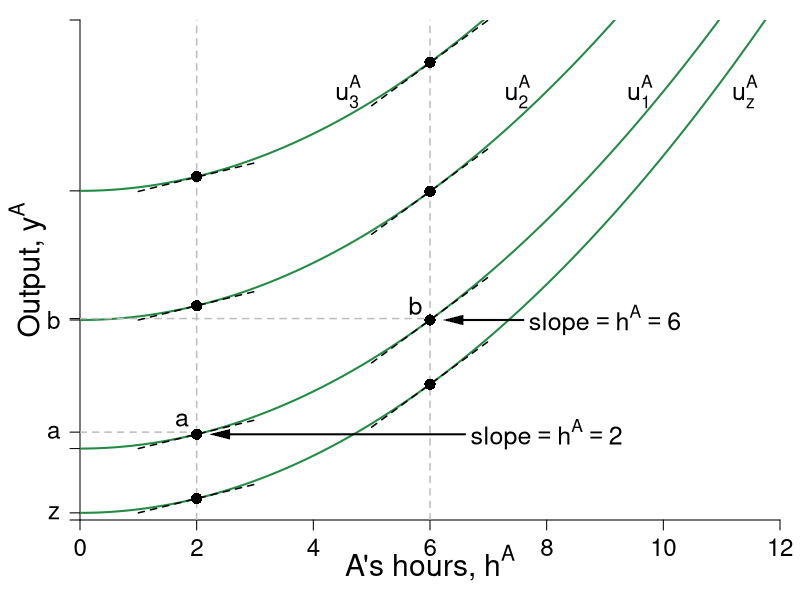

The R script that drew this image:
require(shape)
pdf(file = "coordination_failures/coord_indiff_ya.pdf", width = 9, height = 7)

#Set parameters for graphics
pointsize <- 1.8
axislabelsize <- 1.8
labelsize <- 1.5
namesize <- 1.8
annotatesize <- 1.5
graphlinewidth <- 2
segmentlinewidth <- 1.5

COL <- c("#7fc97f", "#beaed4", "#fdc086", "#ffff99", "#386cb0", "#f0027f", "#bf5b17", "#666666")
COLA <- c("#99d8c9","#66c2a4","#41ae76", "#238b45", "#005824")
COLB <- c("#4eb3d3", "#2b8cbe", "#0868ac","#084081")

par(mar =  c(4, 4, 1, 1))

indiffA <- function(ea, uA = 46.08) {
  uA + (1/2)*(ea)^2
}

mrsA <- function(ea){
  ea
}

slopeline <- function(ea, yint = 0.5, slope = 2){
  yint + slope*ea
}


xlims <- c(0, 12)
ylims <- c(0, 70)

npts <- 501 
x <- seq(xlims[1], xlims[2], length.out = npts)
y <- seq(ylims[1], ylims[2], length.out = npts) 
a <- c(12, 46.08, 90)

#B's value when at A's bliss point
#0.35*log(5.88) + 0.35*log(8.88) + 0.5*log(10 - 5.88) + 0.5*log(15 - 8.88) 

#B's bliss point x = 4.11765; y = 6.17647
#A's value when at A's bliss point
#0.5*log(4.11765) + 0.5*log(6.17647) + 0.35*log(10 - 4.11765) + 0.35*log(15 - 6.17647) 


plot(0, 0, xlim = xlims, ylim = ylims, type = "n",
     xlab = expression(paste("")),
     ylab = expression(paste("")), 
     xaxt = "n", 
     yaxt = "n", 
     cex.lab = axislabelsize, 
     bty = "n",
     xaxs="i", 
     yaxs="i")

# ticksy <- seq(from = 0, to = ylims[2], by = 2)
# ylabels <- seq(from = 0, to = ylims[2], by = 2)
ticksx <- seq(from = 0, to = xlims[2], by = 2)
xlabels <- seq(from = 0, to = xlims[2], by = 2)
ticksy <- c(0, 1, 10, 12.3, 28, 28.2, 46.08, 70)
ylabels <- c(NA, expression(z), expression(paste()), expression(paste(a)),expression(paste(b)), expression(paste()), expression(paste()), NA)
# ticksx <- c(0, 6.9, 12, 9.6, 16, 24, 26)
# xlabels <- c(NA, expression(paste(e^A,"*")), expression(paste(1/2*beta)), expression(paste(e^{AN})), expression(paste(alpha)), expression(paste(1/beta)), NA)

axis(1, at = ticksx, pos = 0, labels = xlabels, cex.axis= labelsize - 0.05)
axis(2, at = ticksy, pos = 0, labels = ylabels, las = 1, cex.axis= labelsize - 0.05)

npts <- 500 
xx1 <- seq(xlims[1], xlims[2], length.out = npts)

lines(xx1, indiffA(xx1, uA = 1), col = COLA[4], lwd = graphlinewidth)
lines(xx1, indiffA(xx1, uA = 10), col = COLA[4], lwd = graphlinewidth)
lines(xx1, indiffA(xx1, uA = 28), col = COLA[4], lwd = graphlinewidth)
lines(xx1, indiffA(xx1, uA = 46.08), col = COLA[4], lwd = graphlinewidth)

# lines(xx1, brfB(xx1, alpha = 16, beta = 1/24), col = COLB[4], lwd = graphlinewidth)
# lines(xx1, brfPEA(xx1, alpha = 16, beta = 1/24), col = COLA[4], lwd = graphlinewidth)
# lines(xx1, brfPEB(xx1, alpha = 16, beta = 1/24), col = COLB[4], lwd = graphlinewidth)

# contour(x, y, 
#         outer(x, y, uA),
#         #labels = c("v1", "v2", "v3"),
#         drawlabels = FALSE,
#         col = COLA[3],
#         #xlab = expression(paste("A's Apples, ", x)),
#         #ylab = expression(paste("A's Oranges, ", y)),
#         #cex.lab = axislabelsize,
#         lwd = graphlinewidth,
#         levels = a, 
#         xaxs="i", 
#         yaxs="i", 
#         add = TRUE)


segments(2, 0, 2, ylims[2], lty = 2, col = "gray" , lwd = segmentlinewidth)
segments(6, 0, 6, ylims[2], lty = 2, col = "gray" , lwd = segmentlinewidth)
segments(0, 12.3, 2, 12.3, ylims[2], lty = 2, col = "gray" , lwd = segmentlinewidth)
segments(0, 28.2, 6, 28.2, ylims[2], lty = 2, col = "gray" , lwd = segmentlinewidth)


#mtext(expression(paste("A's hours, ", h^A)), side=1, line = 3.2, cex = axislabelsize)
text(0.5*xlims[2], -6, expression(paste("A's hours, ", h^A)), xpd = TRUE, cex = axislabelsize)
text(-0.9, 0.5*ylims[2], expression(paste("Output, ", y^A)), xpd = TRUE, cex = axislabelsize, srt = 90)
#
text(8, 12, expression(paste("slope", phantom()==h^A, phantom() == 2)), cex = annotatesize)
Arrows(6.6, 12, 2.4, 12, col = "black", lty = 1, lwd = 2, arr.type = "triangle", arr.lwd = 0.5)
#
text(9, 28, expression(paste("slope", phantom()==h^A, phantom() == 6)), cex = annotatesize)
Arrows(7.6, 28, 6.4, 28, col = "black", lty = 1, lwd = 2, arr.type = "triangle", arr.lwd = 0.5)

#Label the iso-welfare functions for the HG, Aisha
text(11.4, 60, expression(u[z]^A), cex = annotatesize)
text(9.6, 60, expression(u[1]^A), cex = annotatesize)
text(7.5, 60, expression(u[2]^A), cex = annotatesize)
text(4.6, 60, expression(u[3]^A), cex = annotatesize)

text(1.75, 14, expression(a), cex = annotatesize)
text(5.75, 30, expression(b), cex = annotatesize)



lowint <- c(8, 26, 44)

slopex1 <- seq(1,3,length.out = 200)
lines(slopex1, slopeline(slopex1, yint = -1, slope = mrsA(ea = 2)), col = "black", lty = 2, lwd = segmentlinewidth)
lines(slopex1, slopeline(slopex1, yint = lowint[1], slope = mrsA(ea = 2)), col = "black", lty = 2, lwd = segmentlinewidth)
lines(slopex1, slopeline(slopex1, yint = lowint[2], slope = mrsA(ea = 2)), col = "black", lty = 2, lwd = segmentlinewidth)
lines(slopex1, slopeline(slopex1, yint = lowint[3], slope = mrsA(ea = 2)), col = "black", lty = 2, lwd = segmentlinewidth)

highint <- c(-8, 10, 28)
slopex2 <- seq(5,7,length.out = 200)
lines(slopex2, slopeline(slopex2, yint = -17, slope = mrsA(ea = 6)), col = "black", lty = 2, lwd = segmentlinewidth)
lines(slopex2, slopeline(slopex2, yint = highint[1], slope = mrsA(ea = 6)), col = "black", lty = 2, lwd = segmentlinewidth)
lines(slopex2, slopeline(slopex2, yint = highint[2], slope = mrsA(ea = 6)), col = "black", lty = 2, lwd = segmentlinewidth)
lines(slopex2, slopeline(slopex2, yint = highint[3], slope = mrsA(ea = 6)), col = "black", lty = 2, lwd = segmentlinewidth)


firstpointsx <- c(2, 2, 2, 2)
firstpointsy <- c(indiffA(ea = firstpointsx[1], uA = 1), indiffA(ea = firstpointsx[2], uA = 10), indiffA(ea = firstpointsx[3], uA = 28), indiffA(ea = firstpointsx[4], uA = 46.08))
points(firstpointsx, firstpointsy, pch = 16, col = "black", cex = 1.5)

secondpointsx <- c(6, 6, 6, 6)
secondpointsy <- c(indiffA(ea = 6, uA = 1), indiffA(ea = 6, uA = 10), indiffA(ea = 6, uA = 28), indiffA(ea = 6, uA = 46.08))
points(secondpointsx, secondpointsy, pch = 16, col = "black", cex = 1.5)




dev.off()
